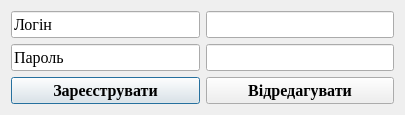
<?xml version="1.0" encoding="UTF-8"?>
<ui version="4.0">
 <class>RegistrationOrEdit</class>
 <widget class="QDialog" name="RegistrationOrEdit">
  <property name="geometry">
   <rect>
    <x>0</x>
    <y>0</y>
    <width>405</width>
    <height>113</height>
   </rect>
  </property>
  <property name="sizePolicy">
   <sizepolicy hsizetype="Fixed" vsizetype="Fixed">
    <horstretch>0</horstretch>
    <verstretch>0</verstretch>
   </sizepolicy>
  </property>
  <property name="font">
   <font>
    <family>Times New Roman</family>
    <pointsize>12</pointsize>
   </font>
  </property>
  <property name="windowTitle">
   <string>Dialog</string>
  </property>
  <layout class="QVBoxLayout" name="verticalLayout">
   <item>
    <layout class="QHBoxLayout" name="horizontalLayout">
     <item>
      <layout class="QVBoxLayout" name="formLayout">
       <item>
        <widget class="QLineEdit" name="LoginForm">
         <property name="text">
          <string>Логін</string>
         </property>
         <property name="readOnly">
          <bool>true</bool>
         </property>
        </widget>
       </item>
       <item>
        <widget class="QLineEdit" name="PasswordForm">
         <property name="text">
          <string>Пароль</string>
         </property>
         <property name="readOnly">
          <bool>true</bool>
         </property>
        </widget>
       </item>
       <item>
        <widget class="QPushButton" name="Registrate">
         <property name="font">
          <font>
           <family>Times New Roman</family>
           <pointsize>12</pointsize>
           <weight>75</weight>
           <bold>true</bold>
          </font>
         </property>
         <property name="text">
          <string>Зареєструвати</string>
         </property>
        </widget>
       </item>
      </layout>
     </item>
     <item>
      <layout class="QVBoxLayout" name="dataLayout">
       <item>
        <widget class="QLineEdit" name="Login">
         <property name="echoMode">
          <enum>QLineEdit::Normal</enum>
         </property>
        </widget>
       </item>
       <item>
        <widget class="QLineEdit" name="Password">
         <property name="echoMode">
          <enum>QLineEdit::Normal</enum>
         </property>
        </widget>
       </item>
       <item>
        <widget class="QPushButton" name="Update">
         <property name="font">
          <font>
           <family>Times New Roman</family>
           <pointsize>12</pointsize>
           <weight>75</weight>
           <bold>true</bold>
          </font>
         </property>
         <property name="text">
          <string>Відредагувати</string>
         </property>
        </widget>
       </item>
      </layout>
     </item>
    </layout>
   </item>
  </layout>
 </widget>
 <resources/>
 <connections/>
</ui>
